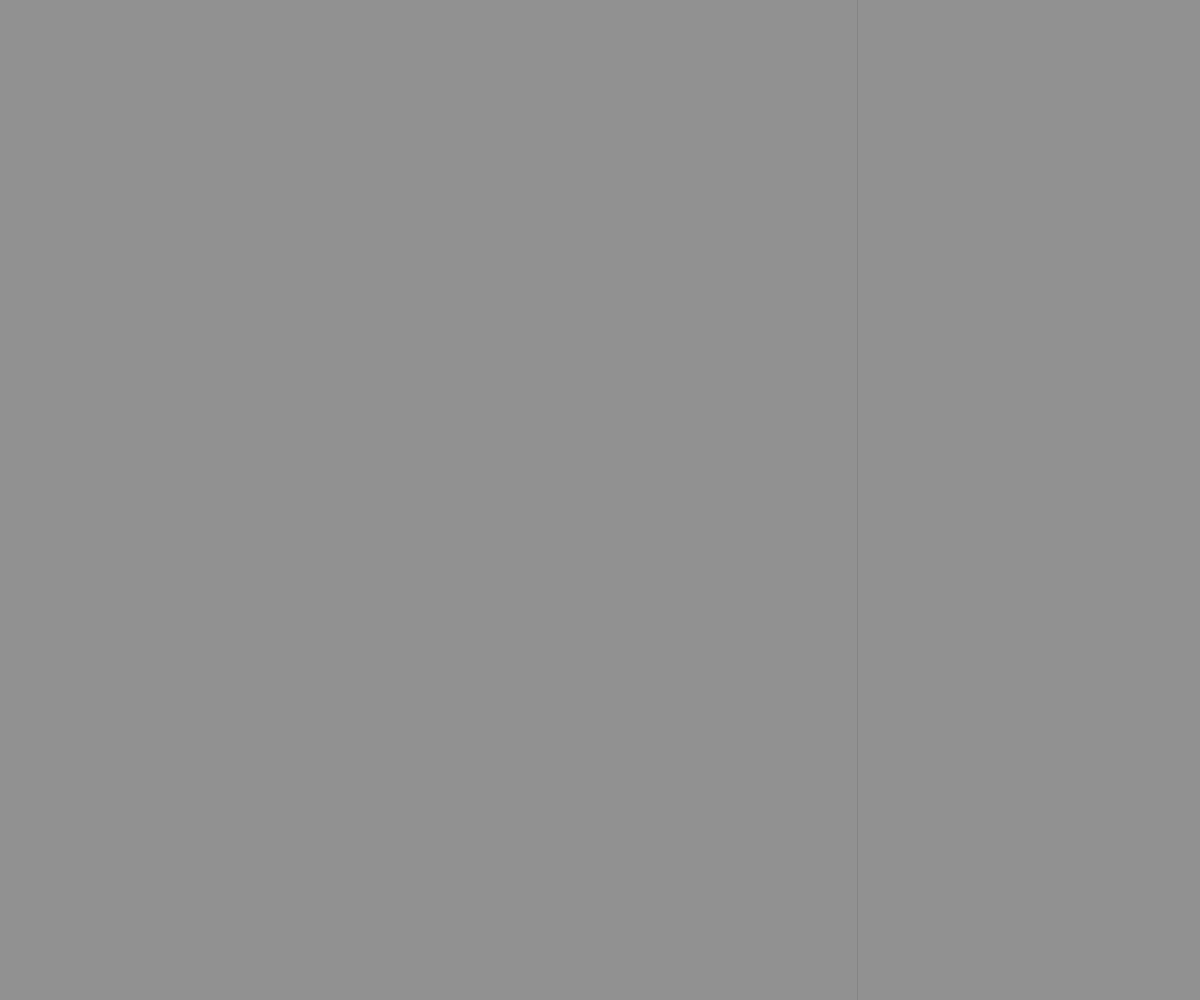
Frame 1 (no input)
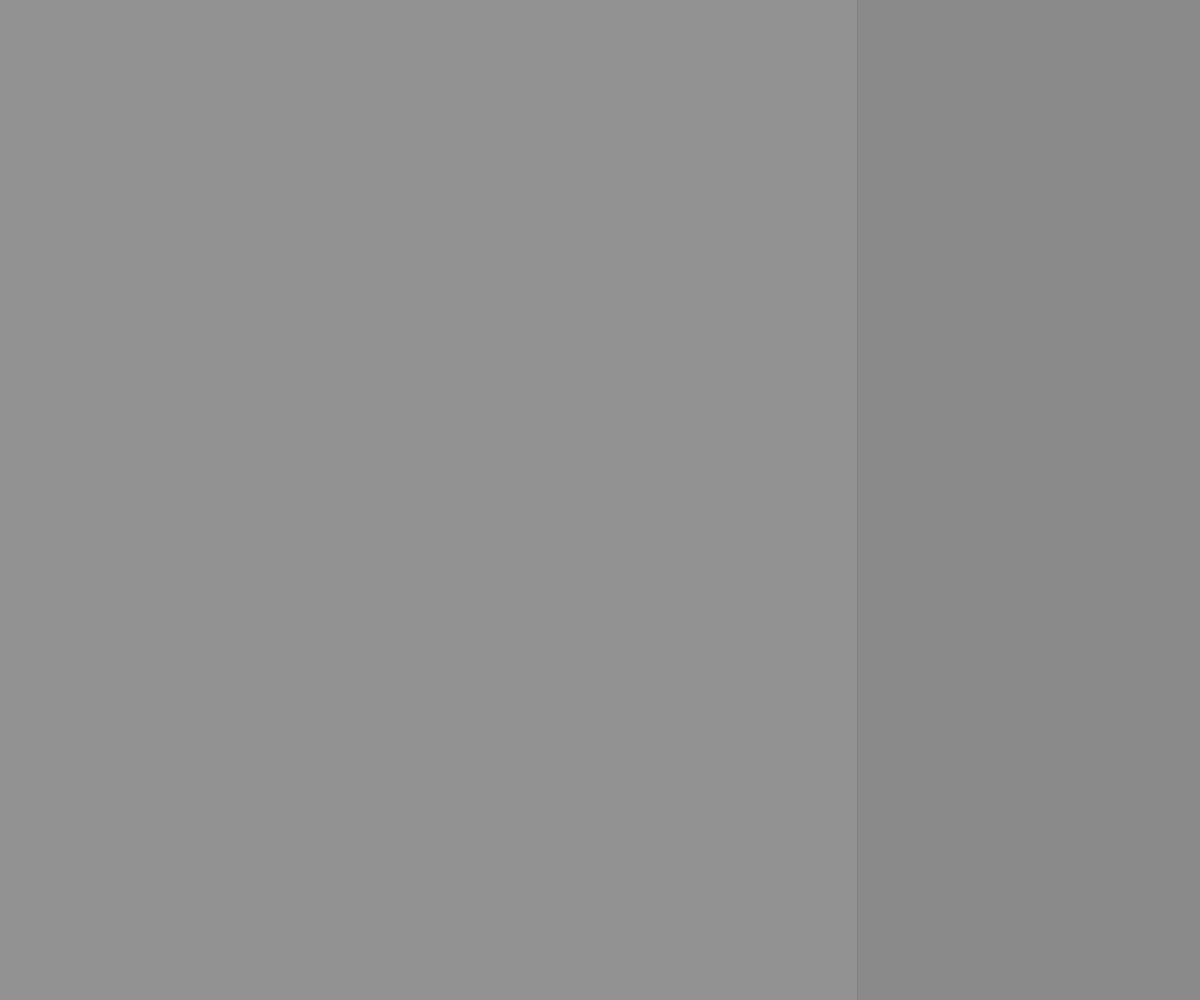
Frame 60 (no input)
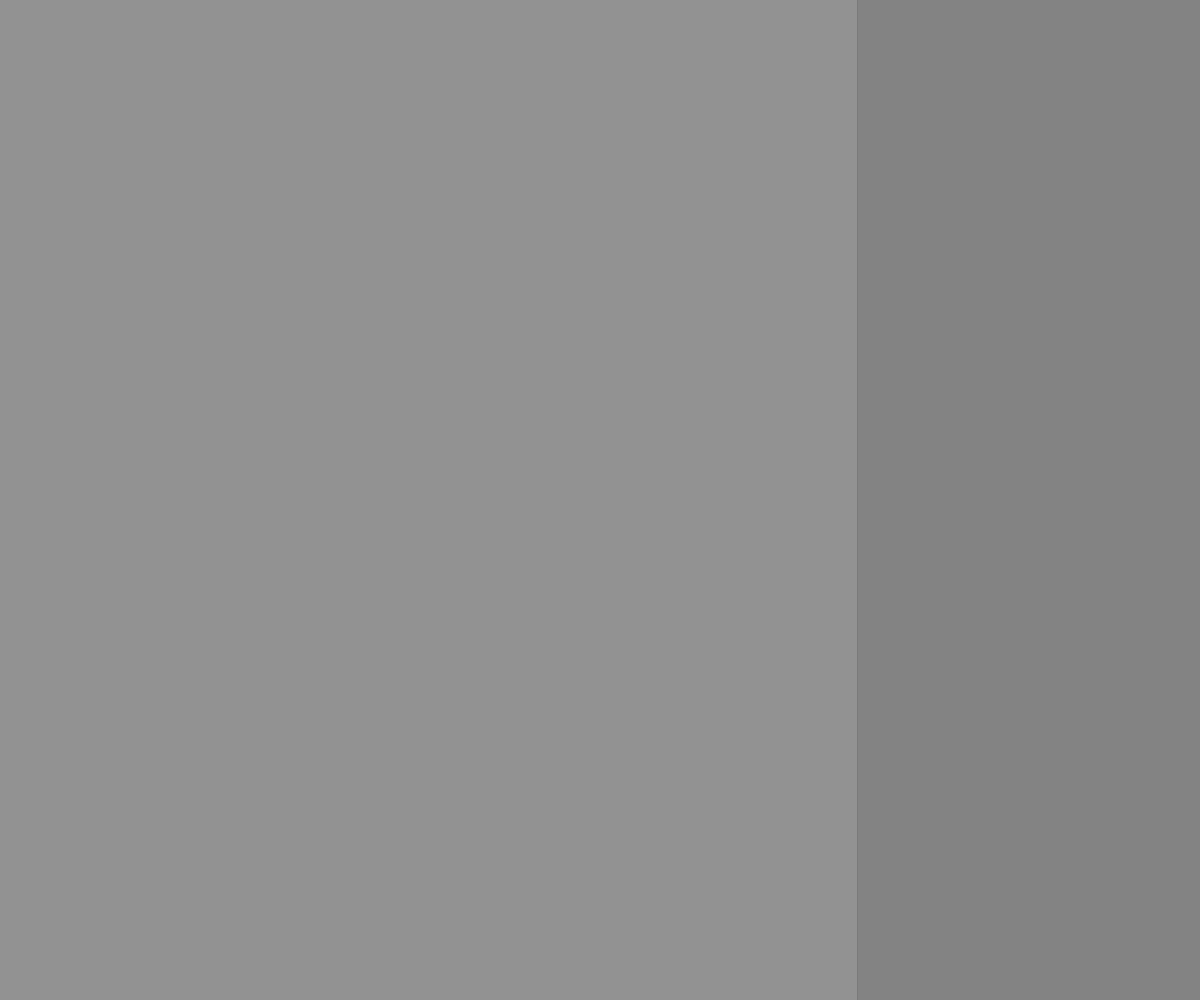
Frame 120 (the mouse pressed at the canvas centre since frame 60)

The p5.js sketch that drew these frames (run headless with seeded random() and noise() and a simulated clock; from frame 60 on, the mouse is pressed at the canvas centre):

// p5.js sketch
// ── sketch.js
let x;
let a1, a2;
let aspeed1 = 0.1;
let aspeed2 = 0.1;
let low = 0;
let high = 145;

function setup() {
  createCanvas(windowWidth, windowHeight);
  noStroke();
  a1 = 145;
  a2 = 145;
  x = width / 2;
}

function draw() {
  background(0);
  a1 += aspeed1;
  a2 += aspeed2
  a1 = constrain(a1, low - 1, high + 1);
  a2 = constrain(a2, low - 1, high + 1);
	//console.log(a1, a2);
  if ((a1 < low && a2 < low) || (a1 > high && a2 > high)) {
    console.log("NEW DIVISION");
    x = random(width);
    bounce(x);
  }
  else if ((a1 < low && a2 > high) || (a1 > high && a2 < low)) {
    console.log("REVERSE");
    bounce(random(width));
  }

  fill(255, a1);
  rect(0, 0, x, height);
  fill(255, a2);
  rect(x, 0, width - x, height);
}

function bounce(_x) {
  a1 = aspeed1 > 0 ? high : low;
  a2 = aspeed2 > 0 ? high : low;
  let rmult = pow(2, random(1));
  if (_x < x) aspeed1 *= -1*rmult;
  else aspeed2 *= -1*rmult;
  console.log(aspeed1, aspeed2, a1, a2);

}
